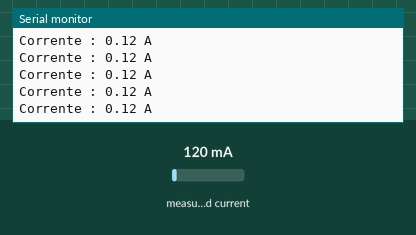
This sketch was run on a simulated Arduino Uno, built with avr-gcc and run on an emulated ATmega328P. On the bench: the last lines printed to the serial monitor. Inputs (shaded band) come from the test bench; at power-on: measured current 120 mA.

Above: at 1.2 s.
1.3 s: measured current set to 40 mA
At 1.46 s:
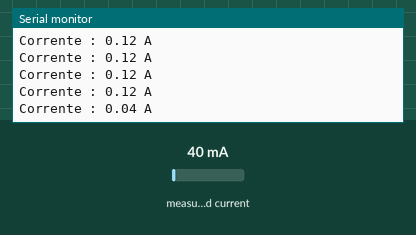
2.8 s: measured current set to 500 mA
At 2.97 s:
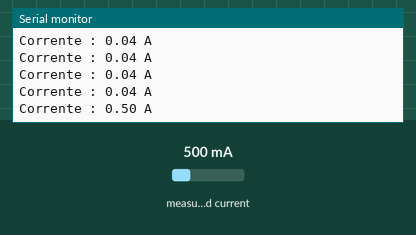
Timing chart, 0 to 5.8 s (numbered marks = the images above; inputs shaded):
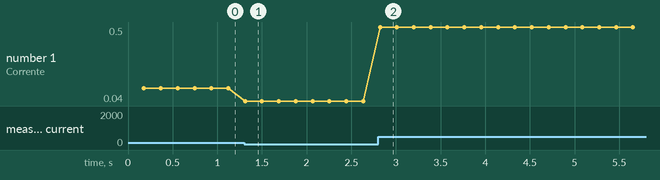

The sketch:

CalculoPotencia.ino
```cpp
// =============================================================================================================
// --- Bibliotecas ---

#include "EmonLib.h"            //Biblioteca para o sensor de corrente
#include <SPI.h>                //Biblioteca SPI

EnergyMonitor emon1;            //cria objeto para sensor de corrente

// =============================================================================================================

// --- Mapeamento de Hardware ---
#define     pin_sct     A0     //sensor de corrente

// =============================================================================================================

void setup() {

  Serial.begin(9600);                  //inicia serial com 9600 baud rate

  pinMode(pin_sct, INPUT);             //entrada para sensor de corrente

  //Pino, calibracao - Cur Const= Ratio/BurdenR. 2000/33 = 60
  emon1.current(pin_sct, 60.607);

}

// =============================================================================================================

void loop() {

  //Calcula a corrente
  double Irms = emon1.calcIrms(1480);  // 1480 = n° de amostras lidas

  //Mostra o valor da corrente no serial monitor e display
  Serial.print("Corrente : ");
  Serial.print(Irms); // Irms
  Serial.println(" A");
  delay(10);

}
```

Measured:
- after the input at 1.3 s, the serial monitor: prints a new line at once (image 1)
- after the input at 2.8 s, the serial monitor: prints a new line at once (image 2)
- plotted number 1: 0.12 → 0.04 after the input at 1.3 s, 0.04 → 0.5 after the input at 2.8 s
